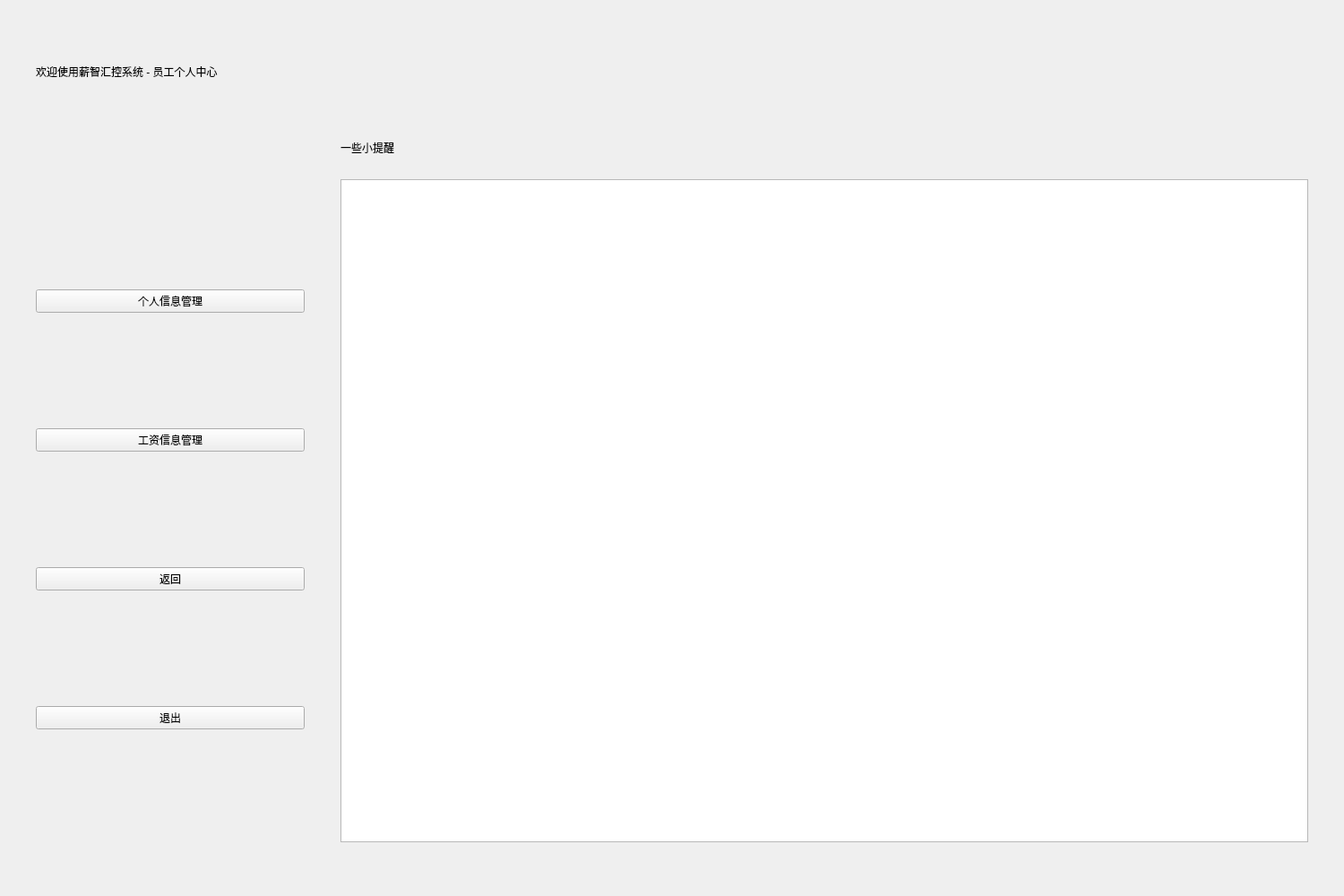
<?xml version="1.0" encoding="UTF-8"?>
<ui version="4.0">
 <class>User</class>
 <widget class="QWidget" name="User">
  <property name="geometry">
   <rect>
    <x>0</x>
    <y>0</y>
    <width>1500</width>
    <height>1000</height>
   </rect>
  </property>
  <property name="windowTitle">
   <string>Form</string>
  </property>
  <widget class="QWidget" name="verticalLayoutWidget">
   <property name="geometry">
    <rect>
     <x>40</x>
     <y>200</y>
     <width>300</width>
     <height>740</height>
    </rect>
   </property>
   <layout class="QVBoxLayout" name="verticalLayout">
    <item>
     <widget class="QPushButton" name="btn_user_mag">
      <property name="text">
       <string>个人信息管理</string>
      </property>
     </widget>
    </item>
    <item>
     <widget class="QPushButton" name="btn_sly_mag">
      <property name="text">
       <string>工资信息管理</string>
      </property>
     </widget>
    </item>
    <item>
     <widget class="QPushButton" name="btn_back_login">
      <property name="text">
       <string>返回</string>
      </property>
     </widget>
    </item>
    <item>
     <widget class="QPushButton" name="btn_quit">
      <property name="text">
       <string>退出</string>
      </property>
     </widget>
    </item>
   </layout>
  </widget>
  <widget class="QLabel" name="label">
   <property name="geometry">
    <rect>
     <x>40</x>
     <y>40</y>
     <width>800</width>
     <height>80</height>
    </rect>
   </property>
   <property name="text">
    <string>欢迎使用薪智汇控系统 - 员工个人中心</string>
   </property>
  </widget>
  <widget class="QLabel" name="title">
   <property name="geometry">
    <rect>
     <x>380</x>
     <y>140</y>
     <width>1080</width>
     <height>50</height>
    </rect>
   </property>
   <property name="text">
    <string>一些小提醒</string>
   </property>
  </widget>
  <widget class="QTextBrowser" name="help">
   <property name="geometry">
    <rect>
     <x>380</x>
     <y>200</y>
     <width>1080</width>
     <height>740</height>
    </rect>
   </property>
   <property name="text">
    <string/>
   </property>
  </widget>
 </widget>
 <resources/>
 <connections/>
</ui>
